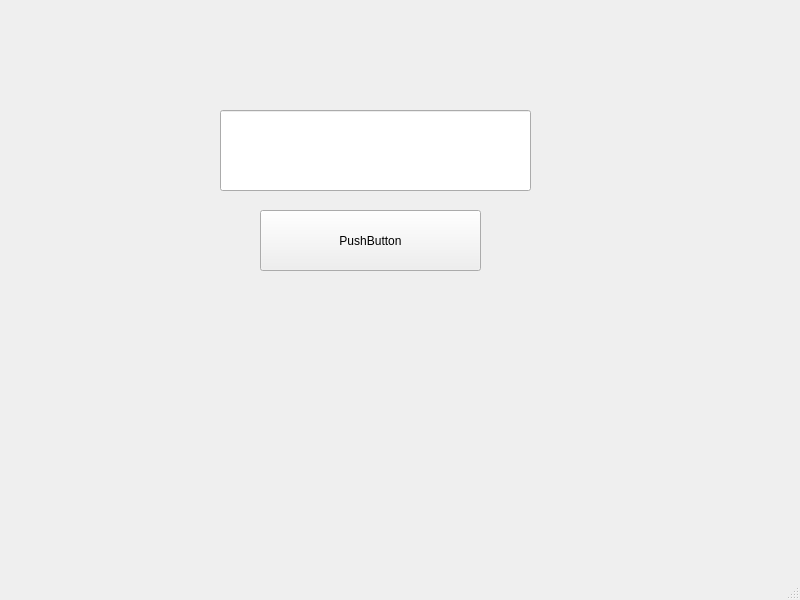
<?xml version="1.0" encoding="UTF-8"?>
<ui version="4.0">
 <class>MainWindow</class>
 <widget class="QMainWindow" name="MainWindow">
  <property name="geometry">
   <rect>
    <x>0</x>
    <y>0</y>
    <width>800</width>
    <height>600</height>
   </rect>
  </property>
  <property name="windowTitle">
   <string>MainWindow</string>
  </property>
  <widget class="QWidget" name="centralwidget">
   <widget class="QPushButton" name="pushButton">
    <property name="geometry">
     <rect>
      <x>260</x>
      <y>210</y>
      <width>221</width>
      <height>61</height>
     </rect>
    </property>
    <property name="text">
     <string>PushButton</string>
    </property>
   </widget>
   <widget class="QLineEdit" name="lineEdit">
    <property name="geometry">
     <rect>
      <x>220</x>
      <y>110</y>
      <width>311</width>
      <height>81</height>
     </rect>
    </property>
   </widget>
  </widget>
  <widget class="QMenuBar" name="menubar">
   <property name="geometry">
    <rect>
     <x>0</x>
     <y>0</y>
     <width>800</width>
     <height>22</height>
    </rect>
   </property>
  </widget>
  <widget class="QStatusBar" name="statusbar"/>
 </widget>
 <resources/>
 <connections>
  <connection>
   <sender>pushButton</sender>
   <signal>clicked()</signal>
   <receiver>lineEdit</receiver>
   <slot>clear()</slot>
   <hints>
    <hint type="sourcelabel">
     <x>404</x>
     <y>273</y>
    </hint>
    <hint type="destinationlabel">
     <x>392</x>
     <y>158</y>
    </hint>
   </hints>
  </connection>
 </connections>
</ui>
